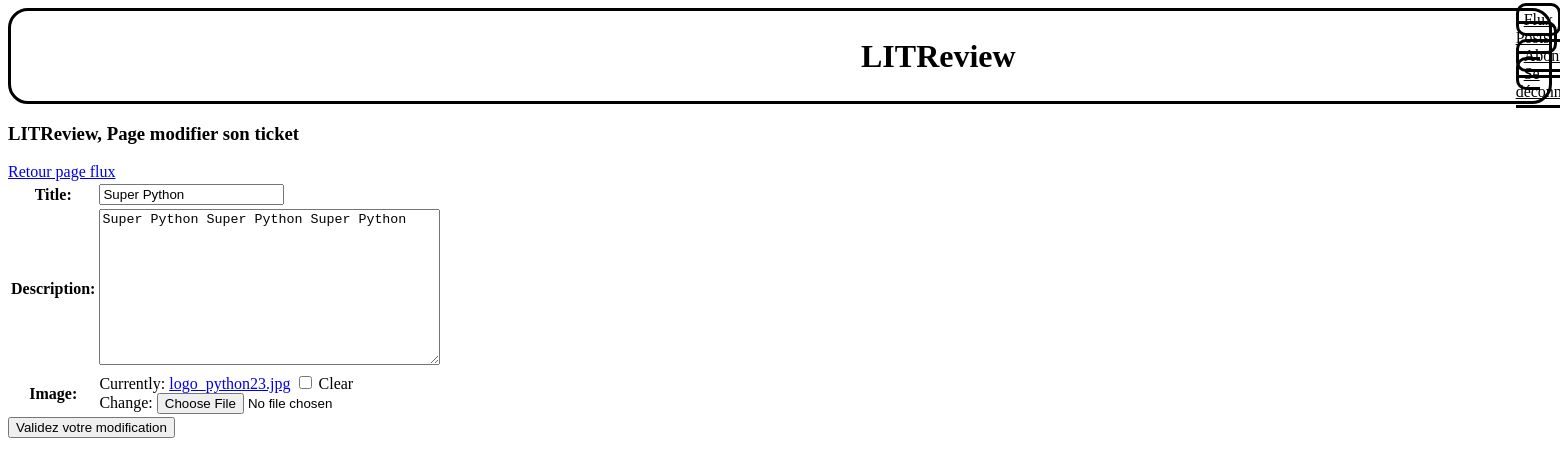
The page /edit-ticket/22/ (signed in) on the database its author committed.
### litR_site/models.py (models this page shows)
class Ticket(models.Model):
    title = models.CharField(max_length=128)
    description = models.TextField(max_length=2048, blank=True)
    user = models.ForeignKey(to=settings.AUTH_USER_MODEL,
                             on_delete=models.CASCADE)
    image = models.ImageField(null=True, blank=True)
    time_created = models.DateTimeField(auto_now_add=True)

### litR_site/views.py (the view)
# urls.py: path('edit-ticket/<int:ticket_id>/', edit_own_ticket, name="edit-ticket"),
@login_required(login_url='home')
def edit_own_ticket(request, ticket_id):
    ticket = Ticket.objects.get(pk=ticket_id, user=request.user.id)
    edit_ticket_form = NewTicketForm(request.POST or None, request.FILES or None, instance=ticket)
    if edit_ticket_form.is_valid():
        ticket.image = edit_ticket_form.cleaned_data['image']
        edit_ticket_form.save()
        return redirect('show-critics')
    return render(request, "edit_own_ticket.html", {'edit_ticket_form': edit_ticket_form})

### litR_site/forms.py
class NewTicketForm(forms.ModelForm):
    class Meta:
        model = Ticket
        fields = ['title', 'description', 'image']

### litR_site/templates/edit_own_ticket.html (shortened to what this page needs)
{% extends "base_02.html" %}
{% load static %}
{% block content %}
    <section>
        <h1> LITReview, Page modifier son ticket</h1>
        <a class="" href="{% url 'flux' %}" >Retour page flux</a>
    </section>
    <section>
        <form enctype="multipart/form-data" method="POST">
                <table>
                    {{edit_ticket_form.as_table}}
                </table>
                <input type="submit" value="Validez votre modification">
        </form>
    </section>
{% endblock %}

### rows shown on the page
Ticket: title "Super Python", description "Super Python Super Python Super Python"
